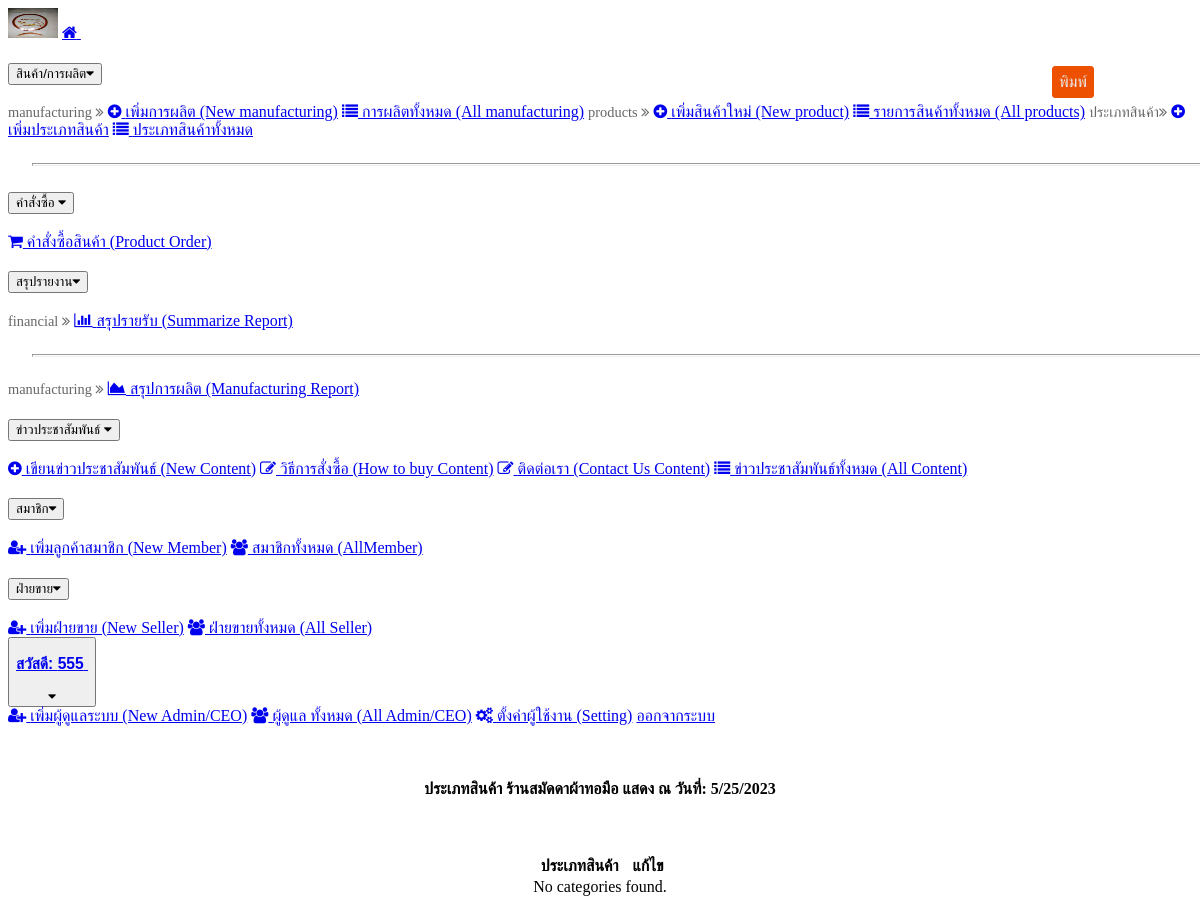
The page /admin/all_category.php (signed in) on the database as committed earlier.
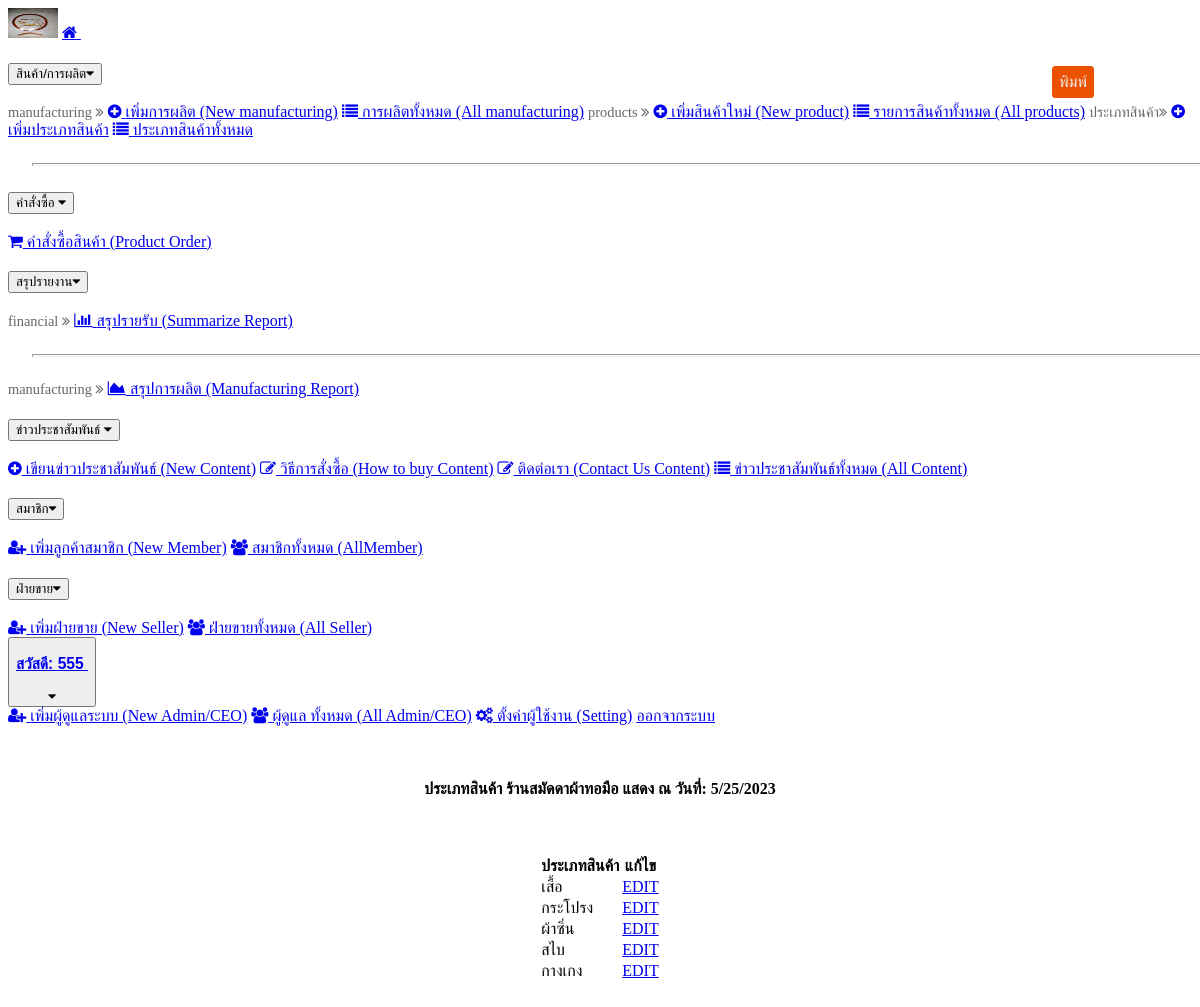
The same page on the database as committed later.
### tables this page shows
CREATE TABLE `category` (
  `id` int(11) NOT NULL,
  `name` varchar(255) NOT NULL
);

### admin/all_category.php (the view, shortened to what this page needs)
<?php
include "../connect.inc.php";
?>
<!DOCTYPE html>
<head>
<link rel="stylesheet" href="../css/font-awesome.min.css">
<link rel="stylesheet" href="../style.css" type="text/css">
</head>
<body>
<?php
include "./menuadmin.inc.php";
?>
<br>
<h4 align="center">ประเภทสินค้า ร้านสมัดดาผ้าทอมือ แสดง ณ วันที่: <script>document.write(new Date().toLocaleDateString());</script></h4>
<br>
<a href="javascript:print();" class="dontshowprn ibtn-orange fixright">พิมพ์</a>
<br />
<table border="0" cellpadding="1" cellspacing="1" id="allorder" align="center">
<tr>
    <th>
              ประเภทสินค้า
    </th>
    <th>
             แก้ไข
    </th>
</tr>
<?php
$sql = "SELECT * FROM `category`";
$result = $conn->query($sql);
if ($result->num_rows > 0) {
  while ($row = $result->fetch_assoc()) {
    $_id = $row["id"];
    $_name = $row["name"];
    echo '<td>' . $_name . '</td>';
    echo '<td>';echo '<a href="edit_category.php?id='.$_id.'">EDIT</a>';
  }
} else {
  echo "<tr><td colspan='3'>No categories found.</td></tr>";
}
?>
</table>
<br>
</body>
</html>

Rows that differ between the two databases and show on the page:
added category: name "เสื้อ"
added category: name "กระโปรง"
added category: name "ผ้าซิ่น"
added category: name "สไบ"
added category: name "กางเกง"
Other text that changed with them:
text no longer shown: "No categories found."
